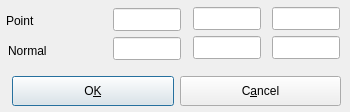
<ui version="4.0" >
 <author></author>
 <comment></comment>
 <exportmacro></exportmacro>
 <class>SetClippingData</class>
 <widget class="QDialog" name="SetClippingData" >
  <property name="geometry" >
   <rect>
    <x>0</x>
    <y>0</y>
    <width>350</width>
    <height>112</height>
   </rect>
  </property>
  <property name="minimumSize" >
   <size>
    <width>350</width>
    <height>0</height>
   </size>
  </property>
  <property name="maximumSize" >
   <size>
    <width>350</width>
    <height>32767</height>
   </size>
  </property>
  <property name="windowTitle" >
   <string>Set clipping plane position</string>
  </property>
  <widget class="QLineEdit" name="look_z" >
   <property name="geometry" >
    <rect>
     <x>272</x>
     <y>36</y>
     <width>68</width>
     <height>23</height>
    </rect>
   </property>
  </widget>
  <widget class="QLineEdit" name="look_y" >
   <property name="geometry" >
    <rect>
     <x>193</x>
     <y>36</y>
     <width>68</width>
     <height>23</height>
    </rect>
   </property>
  </widget>
  <widget class="QPushButton" name="cancel_button" >
   <property name="geometry" >
    <rect>
     <x>180</x>
     <y>76</y>
     <width>161</width>
     <height>30</height>
    </rect>
   </property>
   <property name="sizePolicy" >
    <sizepolicy>
     <hsizetype>7</hsizetype>
     <vsizetype>0</vsizetype>
     <horstretch>0</horstretch>
     <verstretch>0</verstretch>
    </sizepolicy>
   </property>
   <property name="minimumSize" >
    <size>
     <width>0</width>
     <height>30</height>
    </size>
   </property>
   <property name="maximumSize" >
    <size>
     <width>32767</width>
     <height>30</height>
    </size>
   </property>
   <property name="toolTip" >
    <string>Close window without reseting camera</string>
   </property>
   <property name="text" >
    <string>C&amp;ancel</string>
   </property>
   <property name="shortcut" >
    <string>Alt+A</string>
   </property>
  </widget>
  <widget class="QLineEdit" name="view_x" >
   <property name="geometry" >
    <rect>
     <x>113</x>
     <y>8</y>
     <width>68</width>
     <height>23</height>
    </rect>
   </property>
  </widget>
  <widget class="QLineEdit" name="view_y" >
   <property name="geometry" >
    <rect>
     <x>193</x>
     <y>7</y>
     <width>68</width>
     <height>23</height>
    </rect>
   </property>
  </widget>
  <widget class="QLineEdit" name="view_z" >
   <property name="geometry" >
    <rect>
     <x>272</x>
     <y>7</y>
     <width>68</width>
     <height>23</height>
    </rect>
   </property>
  </widget>
  <widget class="QLineEdit" name="look_x" >
   <property name="geometry" >
    <rect>
     <x>113</x>
     <y>37</y>
     <width>68</width>
     <height>23</height>
    </rect>
   </property>
   <property name="inputMask" >
    <string/>
   </property>
  </widget>
  <widget class="QLabel" name="view_label" >
   <property name="geometry" >
    <rect>
     <x>6</x>
     <y>10</y>
     <width>101</width>
     <height>21</height>
    </rect>
   </property>
   <property name="text" >
    <string>Point</string>
   </property>
  </widget>
  <widget class="QLabel" name="look_label" >
   <property name="geometry" >
    <rect>
     <x>8</x>
     <y>40</y>
     <width>96</width>
     <height>21</height>
    </rect>
   </property>
   <property name="text" >
    <string>Normal</string>
   </property>
  </widget>
  <widget class="QPushButton" name="ok_button" >
   <property name="geometry" >
    <rect>
     <x>12</x>
     <y>76</y>
     <width>162</width>
     <height>30</height>
    </rect>
   </property>
   <property name="sizePolicy" >
    <sizepolicy>
     <hsizetype>7</hsizetype>
     <vsizetype>0</vsizetype>
     <horstretch>0</horstretch>
     <verstretch>0</verstretch>
    </sizepolicy>
   </property>
   <property name="minimumSize" >
    <size>
     <width>0</width>
     <height>30</height>
    </size>
   </property>
   <property name="maximumSize" >
    <size>
     <width>32767</width>
     <height>30</height>
    </size>
   </property>
   <property name="toolTip" >
    <string>Set camera to new coordinates</string>
   </property>
   <property name="text" >
    <string>O&amp;K</string>
   </property>
   <property name="shortcut" >
    <string>Alt+K</string>
   </property>
   <property name="default" >
    <bool>true</bool>
   </property>
  </widget>
 </widget>
 <layoutdefault spacing="6" margin="11" />
 <pixmapfunction></pixmapfunction>
 <tabstops>
  <tabstop>view_x</tabstop>
  <tabstop>view_y</tabstop>
  <tabstop>view_z</tabstop>
  <tabstop>look_x</tabstop>
  <tabstop>look_y</tabstop>
  <tabstop>look_z</tabstop>
  <tabstop>ok_button</tabstop>
  <tabstop>cancel_button</tabstop>
 </tabstops>
 <includes>
  <include location="global" >BALL/COMMON/global.h</include>
 </includes>
 <resources/>
 <connections/>
</ui>
